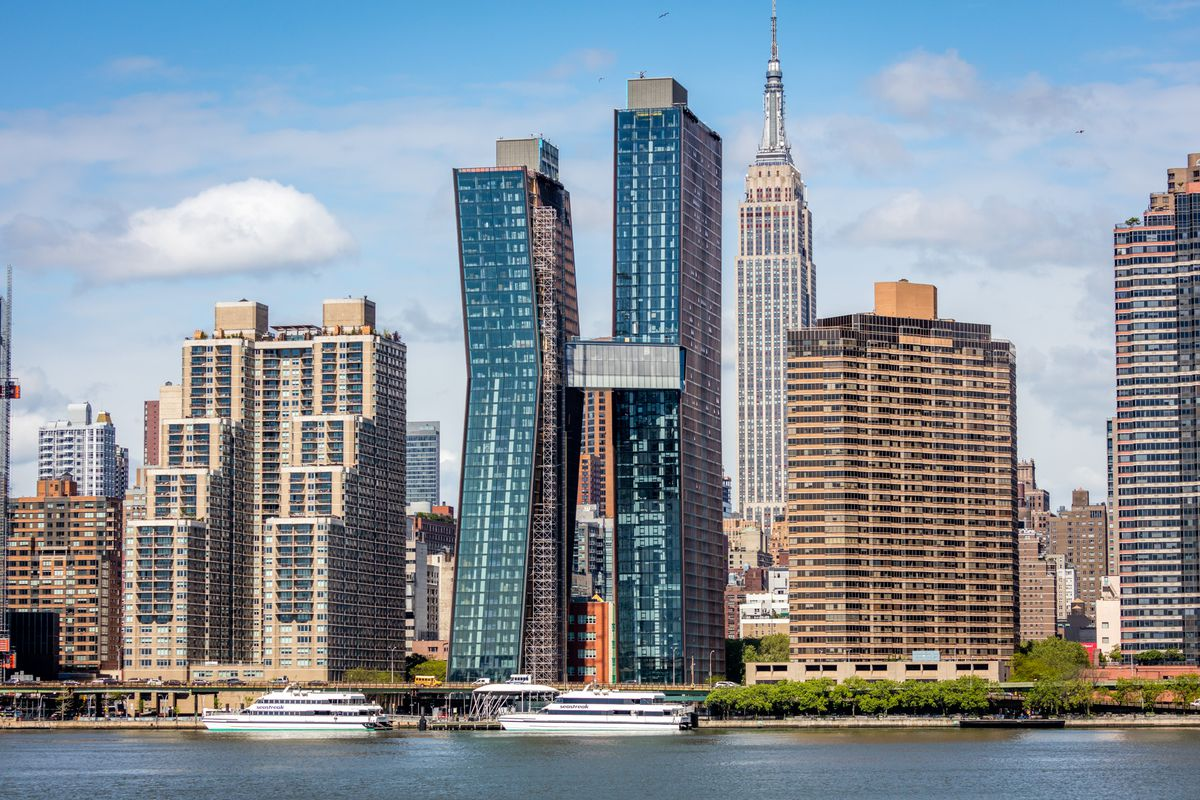
#> input picture building.jpg, 1200 x 800 px
$ python Filtro4.py
#> lines starting #> are read from the running program, lines starting #| are printed output that depends on the picture
### FuncionesFiltros.py
# -*- coding: utf-8 -*-
"""
Created on Wed Sep 12 18:13:57 2018

@author: BASILIO.SALDARRIAGA


"""
import numpy as np
import scipy.signal as sg

# [17 lines left out: functions my_mse, my_medianfilter, not called in this run]


def my_gradient(im):
    mask_dx = np.array([(-1, -2, -1), (0, 0, 0), (1, 2, 1)])
    mask_dy = np.array([(-1, 0, 1), (-2, 0, 2), (-1, 0, 1)])
    Im_dx = sg.convolve2d(im, mask_dx)
    Im_dy = sg.convolve2d(im, mask_dy)
    Im_grad = np.abs(Im_dx) + np.abs(Im_dy)
    return(Im_grad, Im_dx, Im_dy)


# [9 lines left out: function my_histograma, not called in this run]

### Filtro4.py
# -*- coding: utf-8 -*-
"""
Created on Wed Sep 12 19:04:23 2018

@author: BASILIO.SALDARRIAGA
"""

# -*- coding: utf-8 -*-
"""
Created on Wed Sep 12 18:32:20 2018

@author: BASILIO.SALDARRIAGA
"""

from PIL  import Image
import numpy as np
import matplotlib.pyplot as plt
import FuncionesFiltros as fun

Im_g = Image.open('building.jpg').convert('L')
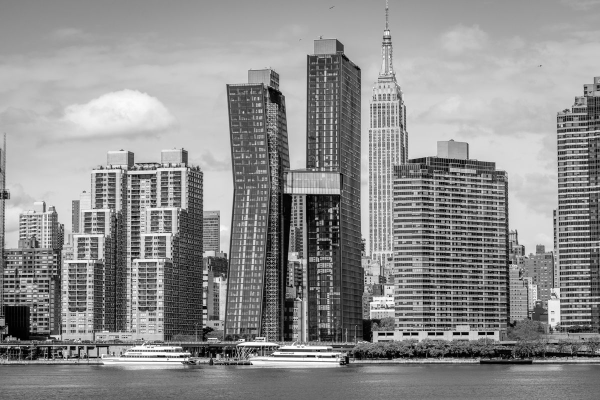
#> Im_g: PIL image 1200x800 L (shown at 1/2 size); min 0, max 255, mean 141.9
Im_ga = np.array(Im_g)
plt.gray()
plt.imshow(Im_ga)
plt.axis("off")
plt.title("imagen original")


[Ig, Ix, Iy] = fun.my_gradient(Im_ga)
#> in my_gradient, `Im_dx = sg.convolve2d(im, mask_dx)`:
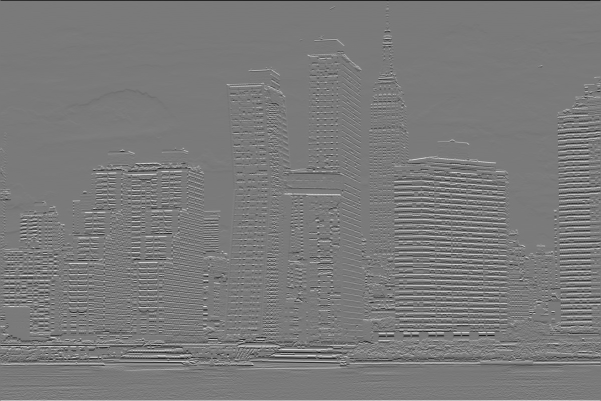
#> Im_dx: shape (802, 1202) int64 (shown at 1/2 size); min -851, max 921, mean 0; drawn with min black and max white
#> in my_gradient, `Im_dy = sg.convolve2d(im, mask_dy)`:
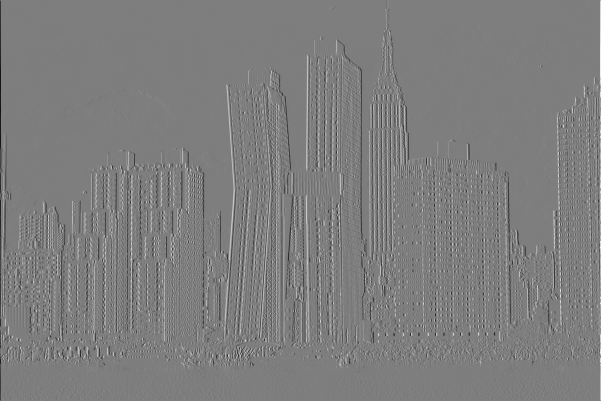
#> Im_dy: shape (802, 1202) int64 (shown at 1/2 size); min -904, max 923, mean 0; drawn with min black and max white
#> in my_gradient, `Im_grad = np.abs(Im_dx) + np.abs(Im_dy)`:
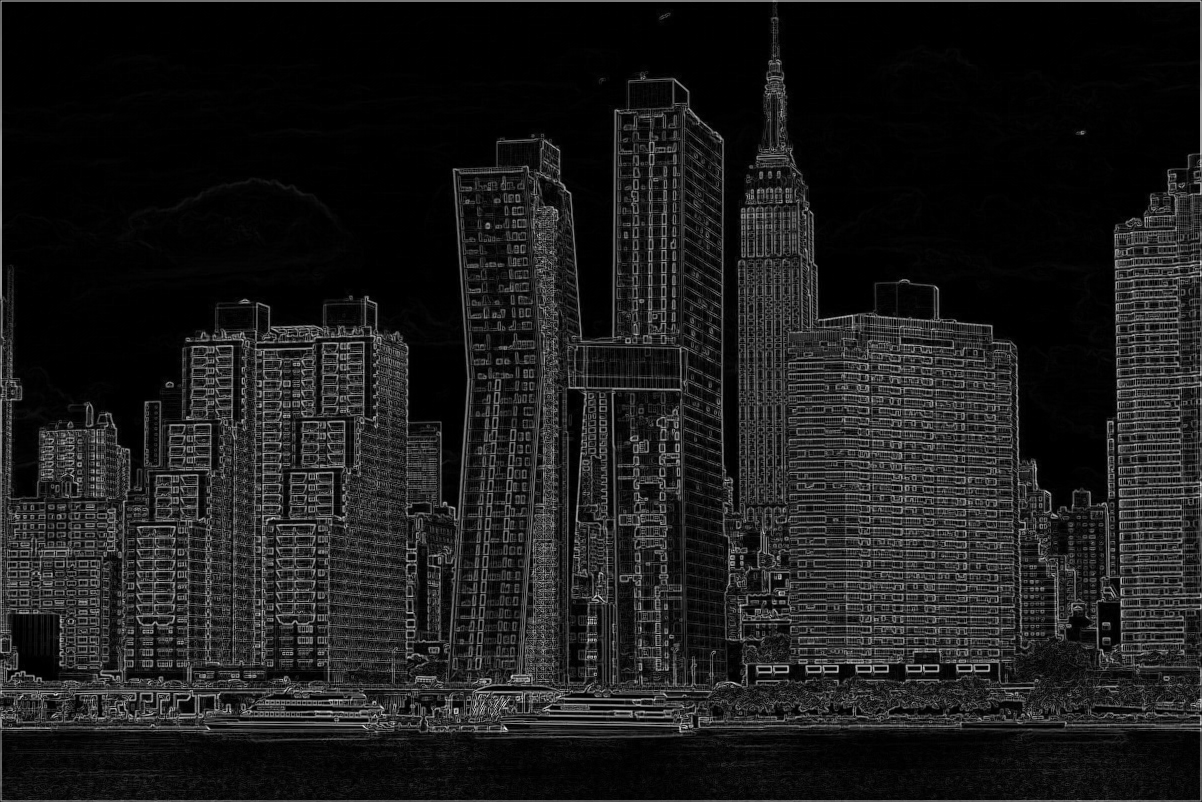
#> Im_grad: shape (802, 1202) int64; min 0, max 1262, mean 137.9; drawn with min black and max white
plt.figure()
plt.gray()
plt.imshow(Ix)
plt.axis("off")
plt.title("derivda en x")

plt.figure()
plt.imshow(Iy)
plt.axis("off")
plt.title("derivda en y")

plt.figure()
plt.imshow(Ig)
plt.axis("off")
plt.title("gradiente")


#Punto E
#> (the run stopped early here; a loop or call above may not have finished)

$ run again, with BuildSaltPepper.jpg copied over building.jpg
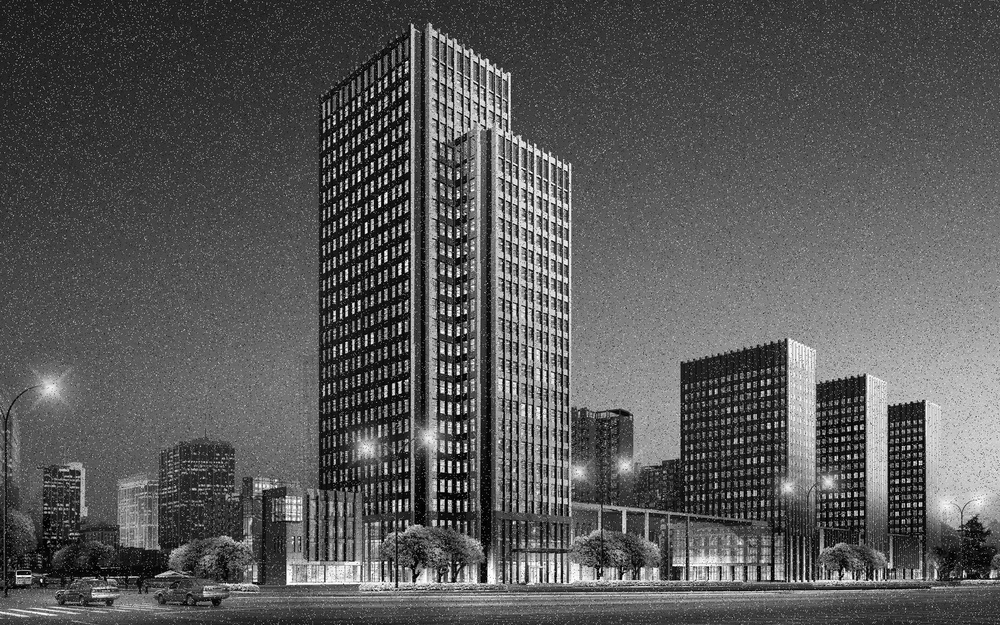
#> input picture BuildSaltPepper.jpg, 1000 x 625 px, shrunk from 1920 x 1200 before the run
#> Im_g is the input picture: PIL image 1000x625 L; min 0, max 255, mean 88.3
#> in my_gradient, `Im_dy = sg.convolve2d(im, mask_dy)`:
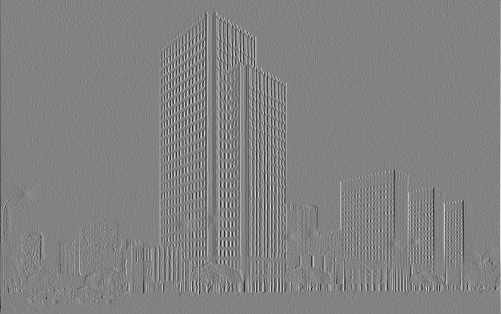
#> Im_dy: shape (627, 1002) int64 (shown at 1/2 size); min -1012, max 971, mean 0; drawn with min black and max white
#> in my_gradient, `Im_grad = np.abs(Im_dx) + np.abs(Im_dy)`:
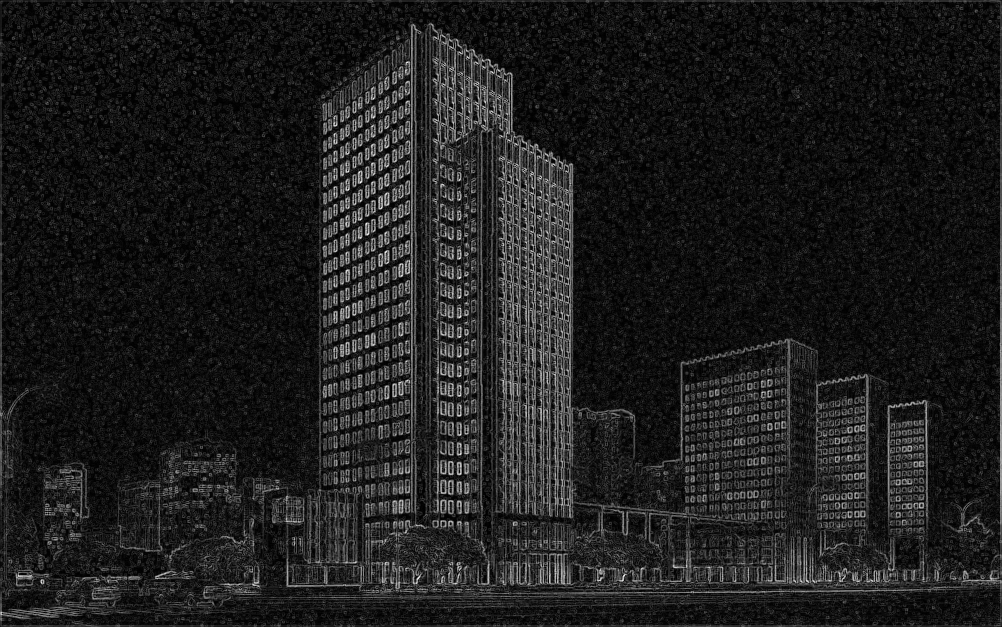
#> Im_grad: shape (627, 1002) int64; min 0, max 1344, mean 160.1; drawn with min black and max white

$ run again, with Koala.jpg copied over building.jpg
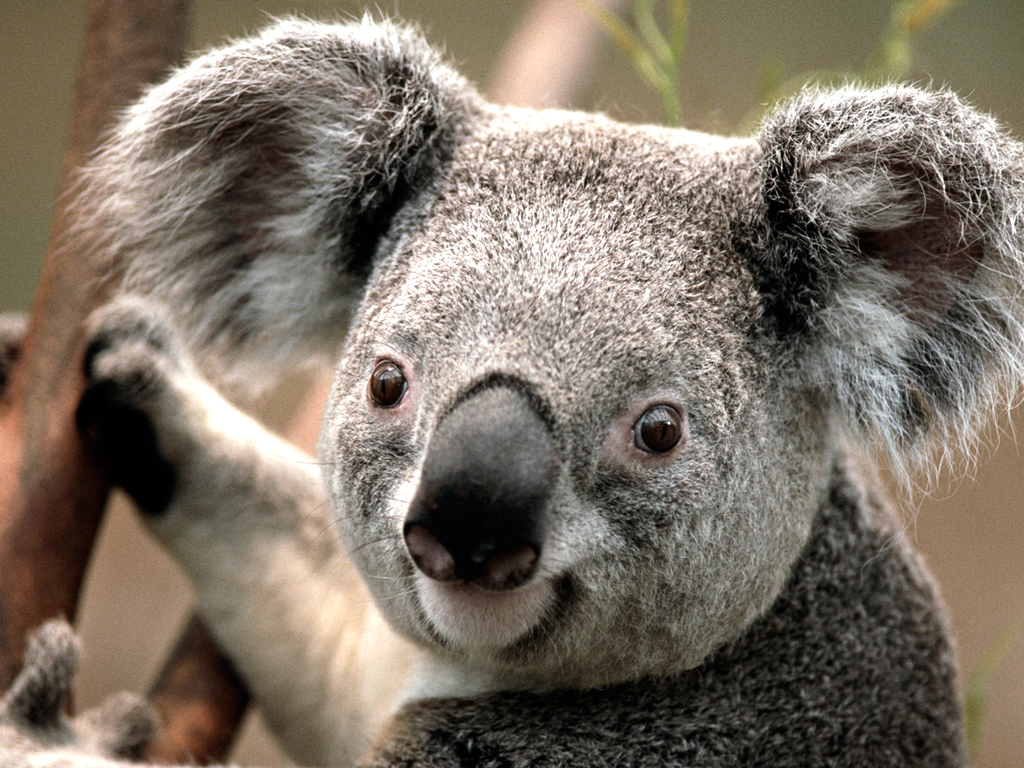
#> input picture Koala.jpg, 1024 x 768 px
#> in my_gradient, `Im_dy = sg.convolve2d(im, mask_dy)`:
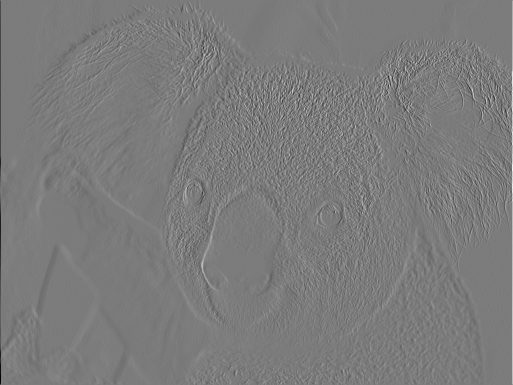
#> Im_dy: shape (770, 1026) int64 (shown at 1/2 size); min -957, max 1013, mean 0; drawn with min black and max white
#> in my_gradient, `Im_grad = np.abs(Im_dx) + np.abs(Im_dy)`:
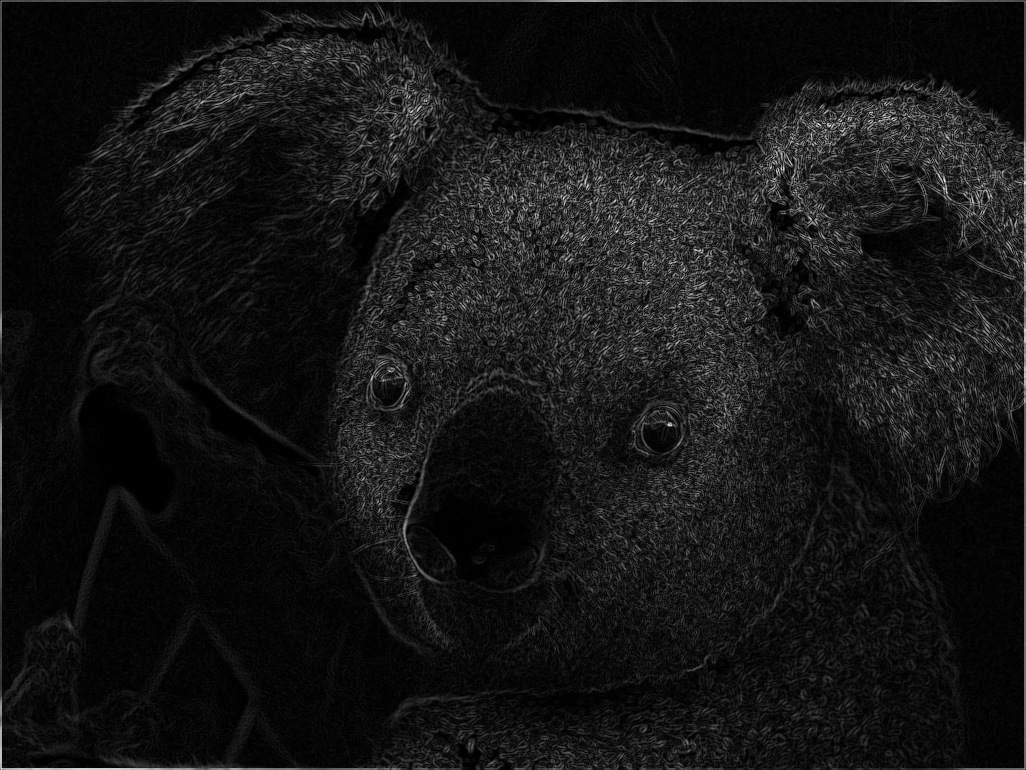
#> Im_grad: shape (770, 1026) int64; min 0, max 1236, mean 103.2; drawn with min black and max white
